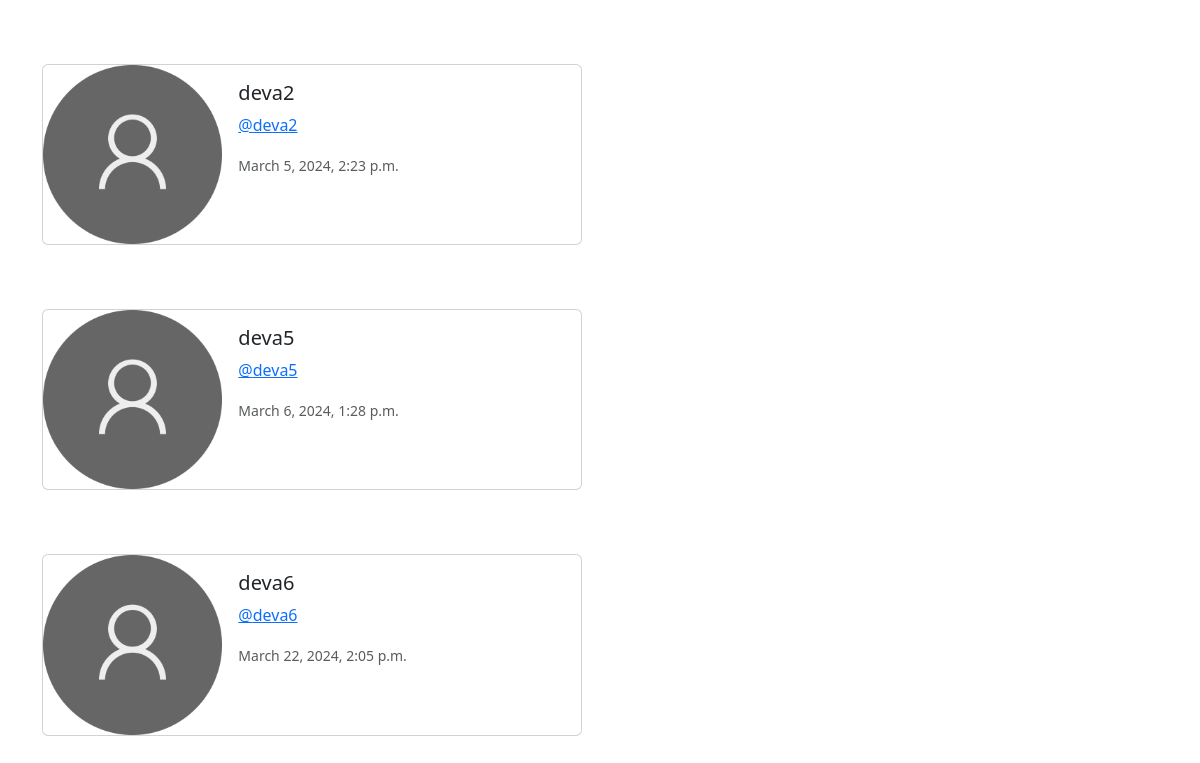
The page /profile-list/ (signed in, lower part) on the database as committed earlier.
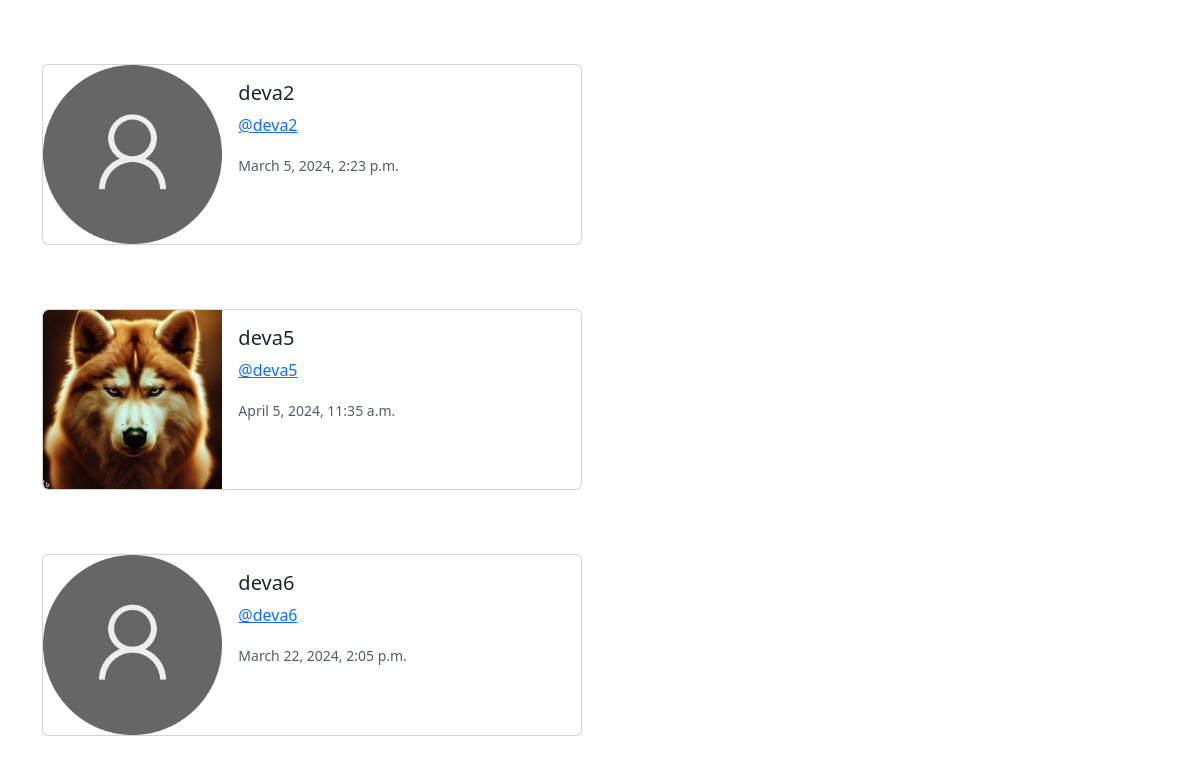
The same page on the database as committed later.
### musker/models.py (models this page shows, shortened)
class Profile(models.Model):
    user = models.OneToOneField(User, on_delete=models.CASCADE)
    follows = models.ManyToManyField(
        "self", related_name="followed_by", symmetrical=False, blank=True
    )
    profile_image = models.ImageField(null=True,blank=True,upload_to='images/')
    date_modified = models.DateTimeField(User, auto_now=True, auto_now_add=False)

### musker/views.py (the view)
# urls.py: path('profile-list/',views.profile_list,name='profile_list'),
def profile_list(request):
    if request.user.is_authenticated:
        profiles = Profile.objects.exclude(user=request.user)
        return render(request, 'profile_list.html',{"profiles":profiles})
    else:
        messages.error(request,("Error: You need to login first"))
        return redirect('home')

### templates/profile_list.html (shortened to what this page needs)
{% extends 'base.html' %}
{% load static %}
{% block container %}
{% if profiles %}
    {% for i  in profiles %}
    <div class="card mb-3" style="max-width: 540px;">
        <div class="row g-0">
          <div class="col-md-4">
            {% if i.profile_image %}
            <img src="{{i.profile_image.url}}" class="img-fluid rounded-start" width="200"  height="200" alt="{{i.user.username}}">
            {% else %}
            <img src="{% static 'images/user_img.png' %}" class="img-fluid rounded-start" alt="...">
            {% endif %}
          </div>
          <div class="col-md-8">
            <div class="card-body">
              <h5 class="card-title">{{i.user.username}}</h5>
              <p><a href="{% url 'profile' i.user.id%}">@{{i.user.username | lower}}</a> </p>
              <p class="card-text"><small class="text-body-secondary">{{i.date_modified}}</small></p>
            </div>
          </div>
        </div>
      </div>
    <br> <br>
    {% endfor %}
{% endif %}
{% endblock container %}

Rows that differ between the two databases and show on the page:
changed Profile "deva5": profile_image: picture added; date_modified "March 6, 2024, 1:28 p.m." → "April 5, 2024, 11:35 a.m."
